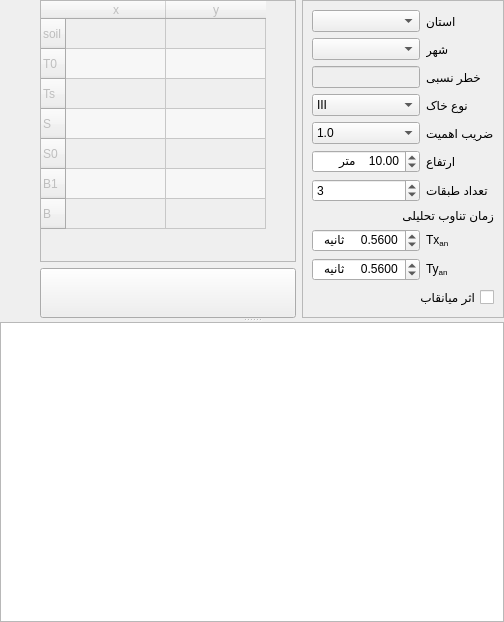
     <widget class="QSplitter" name="v1splitter">
      <property name="orientation">
       <enum>Qt::Vertical</enum>
      </property>
      <widget class="QWidget" name="layoutWidget_2">
       <layout class="QHBoxLayout" name="horizontalLayout">
        <item>
         <spacer name="horizontalSpacer">
          <property name="orientation">
           <enum>Qt::Horizontal</enum>
          </property>
          <property name="sizeHint" stdset="0">
           <size>
            <width>40</width>
            <height>20</height>
           </size>
          </property>
         </spacer>
        </item>
        <item>
         <layout class="QVBoxLayout" name="verticalLayout">
          <item>
           <widget class="QTableWidget" name="soilPropertiesTable">
            <property name="enabled">
             <bool>false</bool>
            </property>
            <property name="layoutDirection">
             <enum>Qt::LeftToRight</enum>
            </property>
            <property name="alternatingRowColors">
             <bool>true</bool>
            </property>
            <property name="rowCount">
             <number>7</number>
            </property>
            <property name="columnCount">
             <number>2</number>
            </property>
            <row>
             <property name="text">
              <string>soil</string>
             </property>
            </row>
            <row>
             <property name="text">
              <string>T0</string>
             </property>
            </row>
            <row>
             <property name="text">
              <string>Ts</string>
             </property>
            </row>
            <row>
             <property name="text">
              <string>S</string>
             </property>
            </row>
            <row>
             <property name="text">
              <string>S0</string>
             </property>
            </row>
            <row>
             <property name="text">
              <string>B1</string>
             </property>
            </row>
            <row>
             <property name="text">
              <string>B</string>
             </property>
            </row>
            <column>
             <property name="text">
              <string>x</string>
             </property>
            </column>
            <column>
             <property name="text">
              <string>y</string>
             </property>
            </column>
           </widget>
          </item>
          <item>
           <widget class="QPushButton" name="calculate_button">
            <property name="sizePolicy">
             <sizepolicy hsizetype="Minimum" vsizetype="Fixed">
              <horstretch>0</horstretch>
              <verstretch>0</verstretch>
             </sizepolicy>
            </property>
            <property name="minimumSize">
             <size>
              <width>0</width>
              <height>50</height>
             </size>
            </property>
            <property name="font">
             <font>
              <pointsize>14</pointsize>
              <italic>true</italic>
             </font>
            </property>
            <property name="cursor">
             <cursorShape>PointingHandCursor</cursorShape>
            </property>
            <property name="toolTip">
             <string>اجرا</string>
            </property>
            <property name="layoutDirection">
             <enum>Qt::RightToLeft</enum>
            </property>
            <property name="autoFillBackground">
             <bool>false</bool>
            </property>
            <property name="text">
             <string/>
            </property>
            <property name="icon">
             <iconset resource="../civiltools.qrc">
              <normaloff>:/civiltools/images/run.svg</normaloff>:/civiltools/images/run.svg</iconset>
            </property>
            <property name="iconSize">
             <size>
              <width>100</width>
              <height>100</height>
             </size>
            </property>
            <property name="shortcut">
             <string>Ctrl+S</string>
            </property>
            <property name="checkable">
             <bool>false</bool>
            </property>
            <property name="flat">
             <bool>false</bool>
            </property>
           </widget>
          </item>
         </layout>
        </item>
        <item>
         <widget class="QFrame" name="frame">
          <property name="layoutDirection">
           <enum>Qt::LeftToRight</enum>
          </property>
          <property name="frameShape">
           <enum>QFrame::StyledPanel</enum>
          </property>
          <property name="frameShadow">
           <enum>QFrame::Raised</enum>
          </property>
          <layout class="QGridLayout" name="gridLayout_2">
           <item row="0" column="0">
            <widget class="QComboBox" name="ostanBox"/>
           </item>
           <item row="2" column="0">
            <widget class="QLineEdit" name="accText">
             <property name="enabled">
              <bool>false</bool>
             </property>
            </widget>
           </item>
           <item row="4" column="1">
            <widget class="QLabel" name="I_label">
             <property name="mouseTracking">
              <bool>false</bool>
             </property>
             <property name="whatsThis">
              <string>&lt;!DOCTYPE HTML PUBLIC &quot;-//W3C//DTD HTML 4.0//EN&quot; &quot;http://www.w3.org/TR/REC-html40/strict.dtd&quot;&gt;
&lt;html&gt;&lt;head&gt;&lt;meta name=&quot;qrichtext&quot; content=&quot;1&quot; /&gt;&lt;style type=&quot;text/css&quot;&gt;
p, li { white-space: pre-wrap; }
&lt;/style&gt;&lt;/head&gt;&lt;body style=&quot; font-family:'Noto Sans'; font-size:10pt; font-weight:400; font-style:normal;&quot;&gt;
&lt;p dir='rtl' style=&quot; margin-top:0px; margin-bottom:0px; margin-left:0px; margin-right:0px; -qt-block-indent:0; text-indent:0px;&quot;&gt;&lt;span style=&quot; font-size:12pt; font-weight:600; color:#0000ff;&quot;&gt;گروه۱- ساختمانهای «با اهمیت خیلی زیاد»&lt;/span&gt;&lt;br /&gt;این گروه شامل دو دسته زیر است:&lt;br /&gt;&lt;span style=&quot; font-weight:600; font-style:italic; text-decoration: underline;&quot;&gt;الف - ساختمان های ضروری:&lt;/span&gt;&lt;span style=&quot; font-weight:600; font-style:italic; text-decoration: underline;&quot;&gt; &lt;/span&gt;این گروه شامل ساختمانهایی است که قابل استفاده بودن انها پس از وقوع زلزله اهمیت خاصی دارد و وقفه در بهره برداری از آنها غیرمستقیم موجب افزایش تلفات و خسارات می شود؛ مانند بیمارستان ها و درمانگاه ها، مراکز آتش نشانی، مراکز و تأسیسات آبرسانی، ساختمانهای نیروگاهها و تأسیسات برقرسانی، برج های مراقبت فرودگاهها، مراکز مخابرات، رادیو و تلویزیون، تأسیسات نظامی و انتظامی، مراکز کمکرسانی و به طور کلی تمام ساختمانهایی که استفاده از انها در نجات و امداد مؤثر می باشد. &lt;/p&gt;
&lt;p dir='rtl' style=&quot; margin-top:0px; margin-bottom:0px; margin-left:0px; margin-right:0px; -qt-block-indent:0; text-indent:0px;&quot;&gt;&lt;span style=&quot; font-weight:600; font-style:italic;&quot;&gt;ب - ساختمانهای خطرزا: &lt;/span&gt;این گروه شامل ساختمان ها و تأسیساتی است که خرابی آنها موجب انتشار گسترده مواد سمی و مضر در کوتاهمدت و درازمدت برای محیط زیست می شوند، مانند کارخانه های تولیدکننده مواد شیمیایی خاصی،&lt;br /&gt;&lt;span style=&quot; font-size:12pt; font-weight:600; color:#0000ff;&quot;&gt;گروه ۲- ساختمانهای «با اهمیت زیاد»&lt;/span&gt;&lt;br /&gt;این گروه شامل سه دسته زیر است: &lt;/p&gt;
&lt;p dir='rtl' style=&quot; margin-top:0px; margin-bottom:0px; margin-left:0px; margin-right:0px; -qt-block-indent:0; text-indent:0px;&quot;&gt;&lt;span style=&quot; font-weight:600; font-style:italic;&quot;&gt;الف- ساختمانهایی که خرابی آنها موجب تلفات زیاد می شود:&lt;/span&gt; مانند مدارس، مساجد، استادیومها، سینما و تئاترها، سالن های اجتماعات، فروشگاه های بزرگ، ترمینالهای مسافری و یا هر فضای سرپوشیده دیگری که محل تجمع بیش از ۳۰۰ نفر در زیر یک سقف باشد.&lt;/p&gt;
&lt;p dir='rtl' style=&quot; margin-top:0px; margin-bottom:0px; margin-left:0px; margin-right:0px; -qt-block-indent:0; text-indent:0px;&quot;&gt;&lt;span style=&quot; font-weight:600; font-style:italic;&quot;&gt;ب - ساختمانهایی که خرابی آنها سبب از دست رفتن ثروت ملی میگردد:&lt;/span&gt; مانند موزه ها، کتابخانه ها، و به طور کلی مراکزی که در آنها اسناد و مدارک ملی و یا آثار پر ارزش دیگری نگهداری میشود. &lt;/p&gt;
&lt;p dir='rtl' style=&quot; margin-top:0px; margin-bottom:0px; margin-left:0px; margin-right:0px; -qt-block-indent:0; text-indent:0px;&quot;&gt;&lt;span style=&quot; font-weight:600; font-style:italic;&quot;&gt;پ – ساختمانها و تأسیسات صنعتی&lt;/span&gt; که خرابی آنها موجب آلودگی محیط زیست و یا آتش سوزی وسیع میشود مانند پالایشگاه ها، انبارهای سوخت و مراکز گازرسانی. &lt;/p&gt;
&lt;p dir='rtl' style=&quot; margin-top:0px; margin-bottom:0px; margin-left:0px; margin-right:0px; -qt-block-indent:0; text-indent:0px;&quot;&gt;&lt;span style=&quot; font-size:12pt; font-weight:600; color:#0000ff;&quot;&gt;گروه ۳- ساختمانهای «با اهمیت متوسط»&lt;/span&gt; &lt;/p&gt;
&lt;p dir='rtl' style=&quot; margin-top:0px; margin-bottom:0px; margin-left:0px; margin-right:0px; -qt-block-indent:0; text-indent:0px;&quot;&gt;این گروه ساختمانها شامل کلیه ساختمانهای مشمول این آییننامه، بجز ساختمانهای عنوان شده در سه گروه دیگر می باشند، مانند ساختمانهای مسکونی و اداری و تجاری، هتلها، پارکینگهای چند طبقه، انبارها، کارگاهها، ساختمانهای صنعتی گروه&lt;/p&gt;
&lt;p dir='rtl' style=&quot; margin-top:0px; margin-bottom:0px; margin-left:0px; margin-right:0px; -qt-block-indent:0; text-indent:0px;&quot;&gt;&lt;span style=&quot; font-size:12pt; font-weight:600; color:#0000ff;&quot;&gt; ۴- ساختمانهای «با اهمیت کم»&lt;/span&gt;&lt;span style=&quot; color:#0000ff;&quot;&gt; &lt;/span&gt;&lt;/p&gt;
&lt;p dir='rtl' style=&quot; margin-top:0px; margin-bottom:0px; margin-left:0px; margin-right:0px; -qt-block-indent:0; text-indent:0px;&quot;&gt;این گروه شامل دو دسته زیر است: &lt;/p&gt;
&lt;p dir='rtl' style=&quot; margin-top:0px; margin-bottom:0px; margin-left:0px; margin-right:0px; -qt-block-indent:0; text-indent:0px;&quot;&gt;&lt;span style=&quot; font-weight:600; font-style:italic;&quot;&gt;الف- ساختمانهایی که خسارت نسبتاً کمی از خرابی آنها حادث میشود&lt;/span&gt; و احتمال بروز تلفات جانی انسانی در آنها بسیار کم است، مانند انبارهای کشاورزی و سالن های نگهداری دام. &lt;/p&gt;
&lt;p dir='rtl' style=&quot; margin-top:0px; margin-bottom:0px; margin-left:0px; margin-right:0px; -qt-block-indent:0; text-indent:0px;&quot;&gt;&lt;span style=&quot; font-weight:600; font-style:italic;&quot;&gt;ب - ساختمانهای موقتی&lt;/span&gt; که مدت بهره برداری از آنها کمتر از ۲ سال است.&lt;/p&gt;&lt;/body&gt;&lt;/html&gt;</string>
             </property>
             <property name="text">
              <string>ضریب اهمیت</string>
             </property>
             <property name="scaledContents">
              <bool>false</bool>
             </property>
             <property name="alignment">
              <set>Qt::AlignRight|Qt::AlignTrailing|Qt::AlignVCenter</set>
             </property>
            </widget>
           </item>
           <item row="1" column="0">
            <widget class="QComboBox" name="shahrBox"/>
           </item>
           <item row="4" column="0">
            <widget class="QComboBox" name="IBox">
             <property name="currentIndex">
              <number>1</number>
             </property>
             <item>
              <property name="text">
               <string>0.8</string>
              </property>
             </item>
             <item>
              <property name="text">
               <string>1.0</string>
              </property>
             </item>
             <item>
              <property name="text">
               <string>1.2</string>
              </property>
             </item>
             <item>
              <property name="text">
               <string>1.4</string>
              </property>
             </item>
            </widget>
           </item>
           <item row="3" column="0">
            <widget class="QComboBox" name="soilType">
             <property name="currentIndex">
              <number>2</number>
             </property>
             <item>
              <property name="text">
               <string>I</string>
              </property>
             </item>
             <item>
              <property name="text">
               <string>II</string>
              </property>
             </item>
             <item>
              <property name="text">
               <string>III</string>
              </property>
             </item>
             <item>
              <property name="text">
               <string>IV</string>
              </property>
             </item>
            </widget>
           </item>
           <item row="1" column="1">
            <widget class="QLabel" name="label_6">
             <property name="text">
              <string>شهر</string>
             </property>
             <property name="alignment">
              <set>Qt::AlignRight|Qt::AlignTrailing|Qt::AlignVCenter</set>
             </property>
            </widget>
           </item>
           <item row="5" column="1">
            <widget class="QLabel" name="label_4">
             <property name="whatsThis">
              <string>ارتفاع ساختمان</string>
             </property>
             <property name="text">
              <string>ارتفاع</string>
             </property>
             <property name="alignment">
              <set>Qt::AlignRight|Qt::AlignTrailing|Qt::AlignVCenter</set>
             </property>
            </widget>
           </item>
           <item row="3" column="1">
            <widget class="QLabel" name="label_2">
             <property name="text">
              <string>نوع خاک</string>
             </property>
             <property name="alignment">
              <set>Qt::AlignRight|Qt::AlignTrailing|Qt::AlignVCenter</set>
             </property>
            </widget>
           </item>
           <item row="2" column="1">
            <widget class="QLabel" name="label_11">
             <property name="text">
              <string>خطر نسبی</string>
             </property>
             <property name="alignment">
              <set>Qt::AlignRight|Qt::AlignTrailing|Qt::AlignVCenter</set>
             </property>
            </widget>
           </item>
           <item row="6" column="0">
            <widget class="QSpinBox" name="storySpinBox">
             <property name="minimum">
              <number>1</number>
             </property>
             <property name="maximum">
              <number>100</number>
             </property>
             <property name="value">
              <number>3</number>
             </property>
            </widget>
           </item>
           <item row="6" column="1">
            <widget class="QLabel" name="label_5">
             <property name="toolTip">
              <string>&lt;html&gt;&lt;head/&gt;&lt;body&gt;&lt;p&gt;فقط برای کنترل محدودیت های نوع سیستم جانبی استفاده میشود.&lt;/p&gt;&lt;/body&gt;&lt;/html&gt;</string>
             </property>
             <property name="text">
              <string>تعداد طبقات</string>
             </property>
             <property name="alignment">
              <set>Qt::AlignRight|Qt::AlignTrailing|Qt::AlignVCenter</set>
             </property>
            </widget>
           </item>
           <item row="0" column="1">
            <widget class="QLabel" name="label">
             <property name="text">
              <string>استان</string>
             </property>
             <property name="alignment">
              <set>Qt::AlignRight|Qt::AlignTrailing|Qt::AlignVCenter</set>
             </property>
            </widget>
           </item>
           <item row="14" column="0" colspan="2">
            <widget class="QCheckBox" name="infillCheckBox">
             <property name="toolTip">
              <string>&lt;html&gt;&lt;head/&gt;&lt;body&gt;&lt;p&gt;فقط برای قابهای خمشی فعال می باشد.&lt;/p&gt;&lt;/body&gt;&lt;/html&gt;</string>
             </property>
             <property name="layoutDirection">
              <enum>Qt::RightToLeft</enum>
             </property>
             <property name="text">
              <string>اثر میانقاب</string>
             </property>
            </widget>
           </item>
           <item row="11" column="1">
            <widget class="QLabel" name="label_10">
             <property name="text">
              <string>&lt;html&gt;&lt;head/&gt;&lt;body&gt;&lt;p&gt;Ty&lt;span style=&quot; vertical-align:sub;&quot;&gt;an&lt;/span&gt;&lt;/p&gt;&lt;/body&gt;&lt;/html&gt;</string>
             </property>
            </widget>
           </item>
           <item row="10" column="1">
            <widget class="QLabel" name="label_9">
             <property name="text">
              <string>&lt;html&gt;&lt;head/&gt;&lt;body&gt;&lt;p&gt;Tx&lt;span style=&quot; vertical-align:sub;&quot;&gt;an&lt;/span&gt;&lt;/p&gt;&lt;/body&gt;&lt;/html&gt;</string>
             </property>
            </widget>
           </item>
           <item row="8" column="0" rowspan="2" colspan="2">
            <widget class="QLabel" name="label_7">
             <property name="layoutDirection">
              <enum>Qt::RightToLeft</enum>
             </property>
             <property name="autoFillBackground">
              <bool>false</bool>
             </property>
             <property name="frameShape">
              <enum>QFrame::NoFrame</enum>
             </property>
             <property name="frameShadow">
              <enum>QFrame::Plain</enum>
             </property>
             <property name="text">
              <string>&lt;html&gt;&lt;head/&gt;&lt;body&gt;&lt;p align=&quot;right&quot;&gt;زمان تناوب تحلیلی&lt;/p&gt;&lt;/body&gt;&lt;/html&gt;</string>
             </property>
             <property name="alignment">
              <set>Qt::AlignRight|Qt::AlignTrailing|Qt::AlignVCenter</set>
             </property>
            </widget>
           </item>
           <item row="10" column="0">
            <widget class="QDoubleSpinBox" name="xTAnalaticalSpinBox">
             <property name="suffix">
              <string>     ثانیه</string>
             </property>
             <property name="decimals">
              <number>4</number>
             </property>
             <property name="minimum">
              <double>0.010000000000000</double>
             </property>
             <property name="maximum">
              <double>10.000000000000000</double>
             </property>
             <property name="singleStep">
              <double>0.050000000000000</double>
             </property>
             <property name="value">
              <double>0.560000000000000</double>
             </property>
            </widget>
           </item>
           <item row="5" column="0">
            <widget class="QDoubleSpinBox" name="HSpinBox">
             <property name="whatsThis">
              <string>ارتفاع ساختمان</string>
             </property>
             <property name="suffix">
              <string>    متر</string>
             </property>
             <property name="minimum">
              <double>1.000000000000000</double>
             </property>
             <property name="value">
              <double>10.000000000000000</double>
             </property>
            </widget>
           </item>
           <item row="11" column="0">
            <widget class="QDoubleSpinBox" name="yTAnalaticalSpinBox">
             <property name="suffix">
              <string>     ثانیه</string>
             </property>
             <property name="decimals">
              <number>4</number>
             </property>
             <property name="minimum">
              <double>0.010000000000000</double>
             </property>
             <property name="maximum">
              <double>10.000000000000000</double>
             </property>
             <property name="singleStep">
              <double>0.050000000000000</double>
             </property>
             <property name="value">
              <double>0.560000000000000</double>
             </property>
            </widget>
           </item>
           <item row="15" column="0">
            <spacer name="verticalSpacer_2">
             <property name="orientation">
              <enum>Qt::Vertical</enum>
             </property>
             <property name="sizeHint" stdset="0">
              <size>
               <width>20</width>
               <height>40</height>
              </size>
             </property>
            </spacer>
           </item>
          </layout>
         </widget>
        </item>
       </layout>
      </widget>
      <widget class="QTableView" name="structure_properties_table">
       <property name="enabled">
        <bool>true</bool>
       </property>
       <property name="minimumSize">
        <size>
         <width>250</width>
         <height>300</height>
        </size>
       </property>
       <property name="layoutDirection">
        <enum>Qt::RightToLeft</enum>
       </property>
      </widget>
     </widget>
